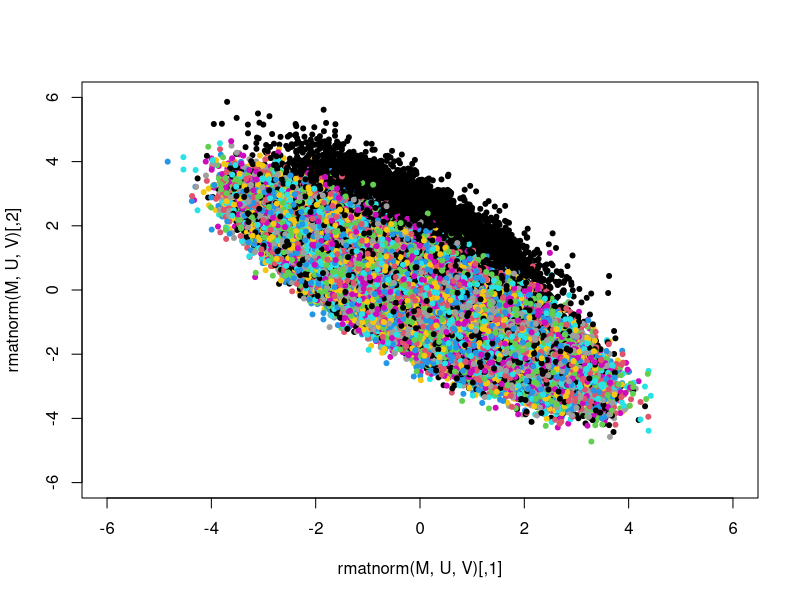

Write R code to recreate this figure.
dmatnorm = function(X, M, U, V, log = FALSE){
    tr = function(x) sum(diag(x))
    n = NROW(X)
    p = NCOL(X)
    numer = -0.5 * tr(solve(V) %*% t(X - M) %*% solve(U) %*% (X - M))
    denom = (n*p/2)*log(2*pi) + (n/2)*determinant(V)$modulus[1] +
        (p/2)*determinant(U)$modulus[1]
    if (log){
        return (numer - denom)
    } else {
        return (exp(numer - denom))
        }
    }

rmatnorm = function(M, U, V){
    n = NROW(M)
    p = NCOL(M)
    A = t(chol(U))
    B = chol(V)
    X = matrix(rnorm(n*p, 0, 1), n, p)
    return (M + A %*% X %*% B)
    }

n = 100
p = 2
M = matrix(0, n, p)
M[1,] = c(0, 2)
#U = matrix(0.5, n, n) + 0.5*diag(n)
U = diag(n)
V = matrix(-0.8, p, p)
diag(V) = 1.0

plot(rmatnorm(M, U, V), pch=20, xlim=c(-6,6), ylim=c(-6,6),
    col = 1:1000)
for (i in 1:10000)
    points(rmatnorm(M, U, V), pch=20, col= 1:1000)
